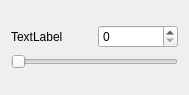
<?xml version="1.0" encoding="UTF-8"?>
<ui version="4.0">
 <class>Form</class>
 <widget class="QWidget" name="Form">
  <property name="geometry">
   <rect>
    <x>0</x>
    <y>0</y>
    <width>189</width>
    <height>95</height>
   </rect>
  </property>
  <property name="windowTitle">
   <string>Form</string>
  </property>
  <layout class="QGridLayout" name="gridLayout">
   <item row="0" column="0">
    <layout class="QVBoxLayout" name="verticalLayout">
     <item>
      <layout class="QHBoxLayout" name="horizontalLayout">
       <item>
        <widget class="QLabel" name="label">
         <property name="text">
          <string>TextLabel</string>
         </property>
        </widget>
       </item>
       <item>
        <widget class="QSpinBox" name="spinbox">
         <property name="minimumSize">
          <size>
           <width>60</width>
           <height>0</height>
          </size>
         </property>
        </widget>
       </item>
      </layout>
     </item>
     <item>
      <widget class="QSlider" name="slider">
       <property name="orientation">
        <enum>Qt::Horizontal</enum>
       </property>
      </widget>
     </item>
    </layout>
   </item>
  </layout>
 </widget>
 <resources/>
 <connections/>
</ui>
